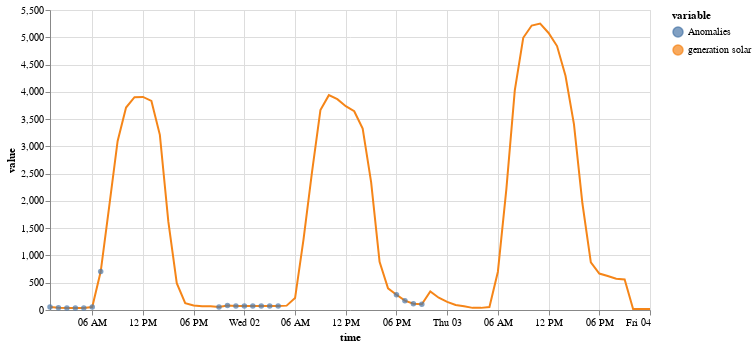

The notebook cell saved with this chart:
### Code cell
(
    on.Plot(test[:72])
    .add(on.marks.line)
    .add(on.marks.mark, data=predetected[:72].rename({"generation solar": "Anomalies"}), type="dot")
    .properties(width=600, height=300)
    .show()
)

### Figure 1 — Vega specification as saved in the notebook (floating-point values rounded to 4 significant figures)
{"$schema": "https://vega.github.io/schema/vega/v5.json", "data": [{"name": "source_0", "values": [{"time": "2015-09-01T01:00:00.000", "variable": "generation solar", "value": 53.0}, {"time": "2015-09-01T02:00:00.000", "variable": "generation solar", "value": 42.0}, {"time": "2015-09-01T03:00:00.000", "variable": "generation solar", "value": 36.0}, {"time": "2015-09-01T04:00:00.000", "variable": "generation solar", "value": 35.0}, {"time": "2015-09-01T05:00:00.000", "variable": "generation solar", "value": 35.0}, {"time": "2015-09-01T06:00:00.000", "variable": "generation solar", "value": 55.0}, {"time": "2015-09-01T07:00:00.000", "variable": "generation solar", "value": 704.0}, {"time": "2015-09-01T08:00:00.000", "variable": "generation solar", "value": 1889.0}, {"time": "2015-09-01T09:00:00.000", "variable": "generation solar", "value": 3095.0}, {"time": "2015-09-01T10:00:00.000", "variable": "generation solar", "value": 3712.0}, {"time": "2015-09-01T11:00:00.000", "variable": "generation solar", "value": 3901.0}, {"time": "2015-09-01T12:00:00.000", "variable": "generation solar", "value": 3907.0}, {"time": "2015-09-01T13:00:00.000", "variable": "generation solar", "value": 3833.0}, {"time": "2015-09-01T14:00:00.000", "variable": "generation solar", "value": 3211.0}, {"time": "2015-09-01T15:00:00.000", "variable": "generation solar", "value": 1624.0}, {"time": "2015-09-01T16:00:00.000", "variable": "generation solar", "value": 493.0}, {"time": "2015-09-01T17:00:00.000", "variable": "generation solar", "value": 125.0}, {"time": "2015-09-01T18:00:00.000", "variable": "generation solar", "value": 81.0}, {"time": "2015-09-01T19:00:00.000", "variable": "generation solar", "value": 69.0}, {"time": "2015-09-01T20:00:00.000", "variable": "generation solar", "value": 69.0}, {"time": "2015-09-01T21:00:00.000", "variable": "generation solar", "value": 56.0}, {"time": "2015-09-01T22:00:00.000", "variable": "generation solar", "value": 84.0}, {"time": "2015-09-01T23:00:00.000", "variable": "generation solar", "value": 73.0}, {"time": "2015-09-02T00:00:00.000", "variable": "generation solar", "value": 73.0}, {"time": "2015-09-02T01:00:00.000", "variable": "generation solar", "value": 73.0}, {"time": "2015-09-02T02:00:00.000", "variable": "generation solar", "value": 72.0}, {"time": "2015-09-02T03:00:00.000", "variable": "generation solar", "value": 73.0}, {"time": "2015-09-02T04:00:00.000", "variable": "generation solar", "value": 73.0}, {"time": "2015-09-02T05:00:00.000", "variable": "generation solar", "value": 80.0}, {"time": "2015-09-02T06:00:00.000", "variable": "generation solar", "value": 218.0}, {"time": "2015-09-02T07:00:00.000", "variable": "generation solar", "value": 1296.0}, {"time": "2015-09-02T08:00:00.000", "variable": "generation solar", "value": 2524.0}, {"time": "2015-09-02T09:00:00.000", "variable": "generation solar", "value": 3665.0}, {"time": "2015-09-02T10:00:00.000", "variable": "generation solar", "value": 3939.0}, {"time": "2015-09-02T11:00:00.000", "variable": "generation solar", "value": 3865.0}, {"time": "2015-09-02T12:00:00.000", "variable": "generation solar", "value": 3737.0}, {"time": "2015-09-02T13:00:00.000", "variable": "generation solar", "value": 3644.0}, {"time": "2015-09-02T14:00:00.000", "variable": "generation solar", "value": 3325.0}, {"time": "2015-09-02T15:00:00.000", "variable": "generation solar", "value": 2346.0}, {"time": "2015-09-02T16:00:00.000", "variable": "generation solar", "value": 883.0}, {"time": "2015-09-02T17:00:00.000", "variable": "generation solar", "value": 396.0}, {"time": "2015-09-02T18:00:00.000", "variable": "generation solar", "value": 279.0}, {"time": "2015-09-02T19:00:00.000", "variable": "generation solar", "value": 171.0}, {"time": "2015-09-02T20:00:00.000", "variable": "generation solar", "value": 115.0}, {"time": "2015-09-02T21:00:00.000", "variable": "generation solar", "value": 105.0}, {"time": "2015-09-02T22:00:00.000", "variable": "generation solar", "value": 341.0}, {"time": "2015-09-02T23:00:00.000", "variable": "generation solar", "value": 225.0}, {"time": "2015-09-03T00:00:00.000", "variable": "generation solar", "value": 149.0}, {"time": "2015-09-03T01:00:00.000", "variable": "generation solar", "value": 91.0}, {"time": "2015-09-03T02:00:00.000", "variable": "generation solar", "value": 68.0}, {"time": "2015-09-03T03:00:00.000", "variable": "generation solar", "value": 39.0}, {"time": "2015-09-03T04:00:00.000", "variable": "generation solar", "value": 39.0}, {"time": "2015-09-03T05:00:00.000", "variable": "generation solar", "value": 55.0}, {"time": "2015-09-03T06:00:00.000", "variable": "generation solar", "value": 702.0}, {"time": "2015-09-03T07:00:00.000", "variable": "generation solar", "value": 2210.0}, {"time": "2015-09-03T08:00:00.000", "variable": "generation solar", "value": 4027.0}, {"time": "2015-09-03T09:00:00.000", "variable": "generation solar", "value": 4991.0}, {"time": "2015-09-03T10:00:00.000", "variable": "generation solar", "value": 5215.0}, {"time": "2015-09-03T11:00:00.000", "variable": "generation solar", "value": 5251.0}, {"time": "2015-09-03T12:00:00.000", "variable": "generation solar", "value": 5079.0}, {"time": "2015-09-03T13:00:00.000", "variable": "generation solar", "value": 4839.0}, {"time": "2015-09-03T14:00:00.000", "variable": "generation solar", "value": 4293.0}, {"time": "2015-09-03T15:00:00.000", "variable": "generation solar", "value": 3408.0}, {"time": "2015-09-03T16:00:00.000", "variable": "generation solar", "value": 1957.0}, {"time": "2015-09-03T17:00:00.000", "variable": "generation solar", "value": 872.0}, {"time": "2015-09-03T18:00:00.000", "variable": "generation solar", "value": 668.0}, {"time": "2015-09-03T19:00:00.000", "variable": "generation solar", "value": 622.0}, {"time": "2015-09-03T20:00:00.000", "variable": "generation solar", "value": 572.0}, {"time": "2015-09-03T21:00:00.000", "variable": "generation solar", "value": 560.0}, {"time": "2015-09-03T22:00:00.000", "variable": "generation solar", "value": 19.0}, {"time": "2015-09-03T23:00:00.000", "variable": "generation solar", "value": 17.0}, {"time": "2015-09-04T00:00:00.000", "variable": "generation solar", "value": 17.0}], "transform": [{"type": "formula", "expr": "toDate(datum['time'])", "as": "time"}]}, {"name": "source_1", "values": [{"time": "2015-09-01T01:00:00.000", "value": 53.0, "variable": "Anomalies"}, {"time": "2015-09-01T02:00:00.000", "value": 42.0, "variable": "Anomalies"}, {"time": "2015-09-01T03:00:00.000", "value": 36.0, "variable": "Anomalies"}, {"time": "2015-09-01T04:00:00.000", "value": 35.0, "variable": "Anomalies"}, {"time": "2015-09-01T05:00:00.000", "value": 35.0, "variable": "Anomalies"}, {"time": "2015-09-01T06:00:00.000", "value": 55.0, "variable": "Anomalies"}, {"time": "2015-09-01T07:00:00.000", "value": 704.0, "variable": "Anomalies"}, {"time": "2015-09-01T21:00:00.000", "value": 56.0, "variable": "Anomalies"}, {"time": "2015-09-01T22:00:00.000", "value": 84.0, "variable": "Anomalies"}, {"time": "2015-09-01T23:00:00.000", "value": 73.0, "variable": "Anomalies"}, {"time": "2015-09-02T00:00:00.000", "value": 73.0, "variable": "Anomalies"}, {"time": "2015-09-02T01:00:00.000", "value": 73.0, "variable": "Anomalies"}, {"time": "2015-09-02T02:00:00.000", "value": 72.0, "variable": "Anomalies"}, {"time": "2015-09-02T03:00:00.000", "value": 73.0, "variable": "Anomalies"}, {"time": "2015-09-02T04:00:00.000", "value": 73.0, "variable": "Anomalies"}, {"time": "2015-09-02T18:00:00.000", "value": 279.0, "variable": "Anomalies"}, {"time": "2015-09-02T19:00:00.000", "value": 171.0, "variable": "Anomalies"}, {"time": "2015-09-02T20:00:00.000", "value": 115.0, "variable": "Anomalies"}, {"time": "2015-09-02T21:00:00.000", "value": 105.0, "variable": "Anomalies"}], "transform": [{"type": "formula", "expr": "toDate(datum['time'])", "as": "time"}]}, {"name": "source_0_color_domain_variable_0", "values": [{"variable": "generation solar"}]}, {"name": "source_1_color_domain_variable_1", "values": [{"variable": "Anomalies"}]}], "marks": [{"type": "group", "name": "layer_0_pathgroup", "from": {"facet": {"data": "source_0", "name": "faceted_path_layer_0_main", "groupby": ["variable"]}}, "encode": {"update": {"width": {"field": {"signal": null, "datum": null, "group": "width", "parent": null}}, "height": {"field": {"signal": null, "datum": null, "group": "height", "parent": null}}}}, "marks": [{"type": "line", "name": "layer_0_marks", "from": {"data": "faceted_path_layer_0_main"}, "sort": {"field": "x"}, "encode": {"update": {"stroke": {"field": "variable", "scale": "color"}, "defined": {"signal": "isValid(datum[\"time\"]) && isFinite(+datum[\"time\"]) && isValid(datum[\"value\"]) && isFinite(+datum[\"value\"])"}, "x": {"field": "time", "scale": "x"}, "y": {"field": "value", "scale": "y"}}}, "style": ["line"]}]}, {"type": "symbol", "name": "layer_1_marks", "from": {"data": "source_1"}, "encode": {"update": {"y": {"field": "value", "scale": "y"}, "shape": {"value": "circle"}, "opacity": {"value": 0.7}, "fill": {"field": "variable", "scale": "color"}, "x": {"field": "time", "scale": "x"}}}, "style": ["circle"]}], "scales": [{"name": "x", "type": "time", "domain": {"fields": [{"data": "source_0", "field": "time"}, {"data": "source_1", "field": "time"}]}, "range": [0, {"signal": "width"}]}, {"name": "y", "type": "linear", "domain": {"fields": [{"data": "source_0", "field": "value"}, {"data": "source_1", "field": "value"}]}, "range": [{"signal": "height"}, 0], "zero": true, "nice": true}, {"name": "color", "type": "ordinal", "domain": {"fields": [{"data": "source_0_color_domain_variable_0", "field": "variable"}, {"data": "source_1_color_domain_variable_1", "field": "variable"}], "sort": true}, "range": "category"}], "axes": [{"scale": "x", "maxExtent": 0, "tickCount": {"signal": "ceil(width/40)"}, "zindex": 0, "aria": false, "labels": false, "ticks": false, "domain": false, "minExtent": 0, "orient": "bottom", "gridScale": "y", "grid": true}, {"scale": "y", "minExtent": 0, "gridScale": "x", "ticks": false, "labels": false, "maxExtent": 0, "aria": false, "orient": "left", "tickCount": {"signal": "ceil(height/40)"}, "zindex": 0, "grid": true, "domain": false}, {"scale": "x", "labelFlush": true, "labelOverlap": true, "grid": false, "tickCount": {"signal": "ceil(width/40)"}, "zindex": 0, "orient": "bottom", "title": "time"}, {"scale": "y", "orient": "left", "labelOverlap": true, "grid": false, "title": "value", "zindex": 0, "tickCount": {"signal": "ceil(height/40)"}}], "background": "white", "padding": 5, "legends": [{"stroke": "color", "symbolType": "circle", "title": "variable", "fill": "color", "encode": {"symbols": {"update": {"opacity": {"value": 0.7}}}}}], "width": 600, "height": 300, "style": "cell"}
